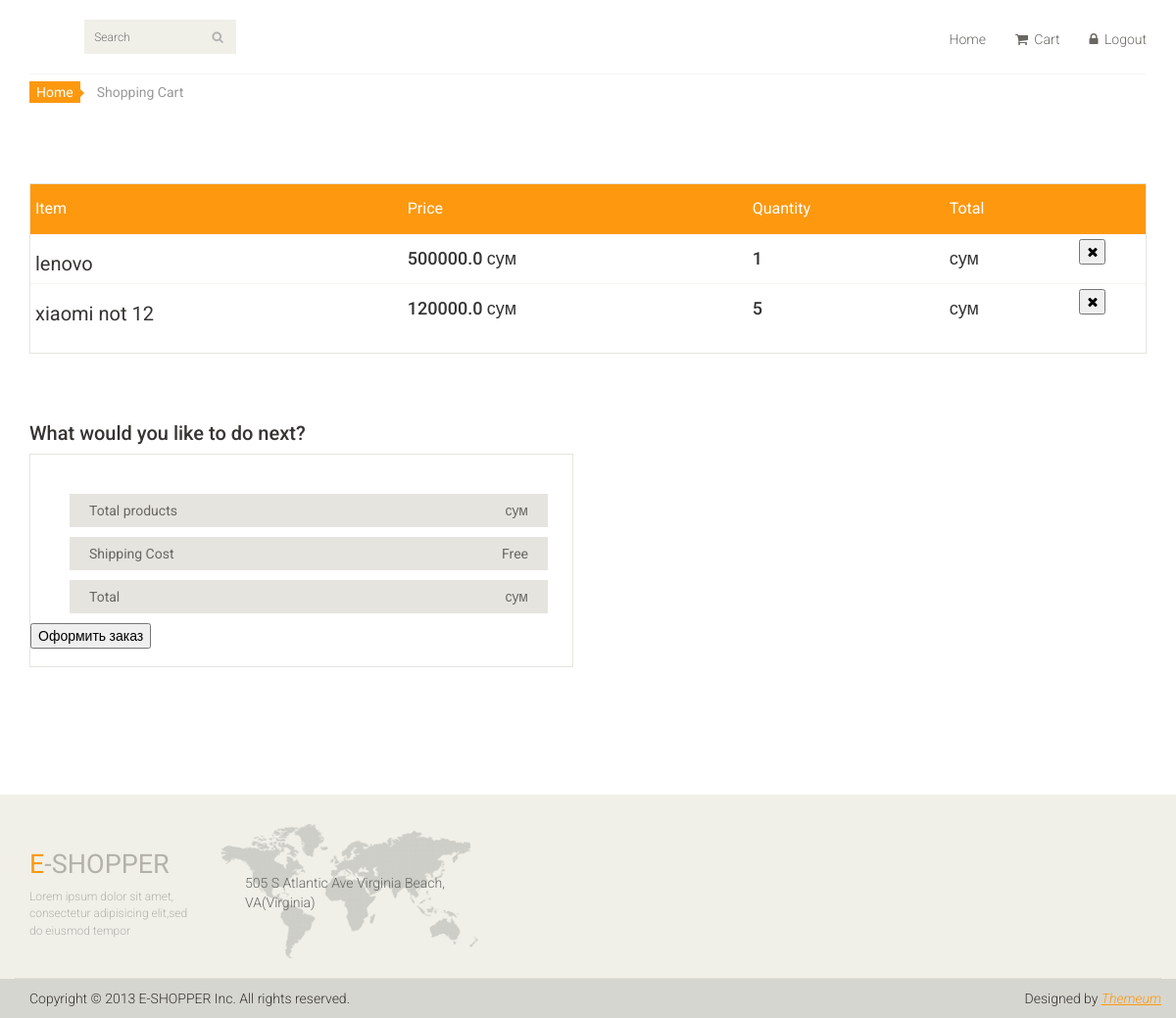
Before: /cart (signed in) with the older database file.
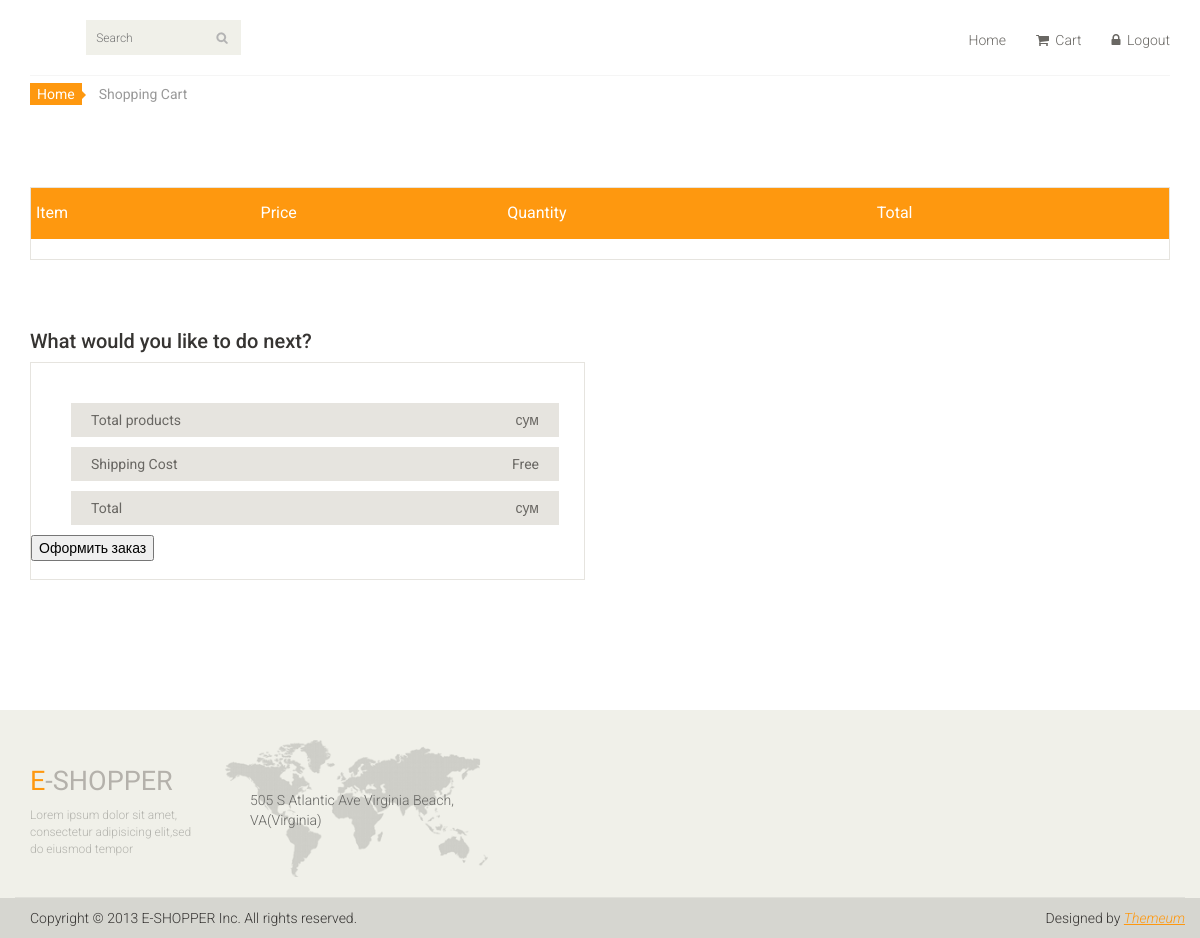
After: the same page with the newer database file.
### catalog/models.py (models this page shows, shortened)
class UserCart(models.Model):
    objects = None
    user_id = models.IntegerField()
    user_product = models.ForeignKey(Product, on_delete=models.CASCADE)
    user_product_quantity = models.IntegerField()
    added_date = models.DateTimeField(auto_now_add=True)

class Product(models.Model):
    objects = None
    name = models.CharField(max_length=60)
    description = models.CharField(max_length=150)
    prodict_quantity = models.IntegerField()
    price = models.FloatField()
    product_image = models.ImageField(null=True, blank=True, upload_to='media')
    reviews = models.FloatField()
    category_name = models.ForeignKey(Category, on_delete=models.CASCADE)

### catalog/views.py (the view)
# urls.py: path('cart', views.print_cart),
def print_cart(request):
    product_from_cart = models.UserCart.objects.filter(user_id=request.user.id)
    context = {'cart_products': product_from_cart}
    return render(request, 'printcart.html', context)

### catalog/templates/printcart.html (shortened to what this page needs)
{% extends 'index.html' %}
{% block content %}
	<section id="cart_items">
		<div class="container">
			<div class="breadcrumbs">
				<ol class="breadcrumb">
				  <li><a href="/">Home</a></li>
				  <li class="active">Shopping Cart</li>
				</ol>
			</div>
			<div class="table-responsive cart_info">
				<table class="table table-condensed">
					<thead>
						<tr class="cart_menu">
							<td class="description">Item</td>
							<td class="price">Price</td>
							<td class="quantity">Quantity</td>
							<td class="total">Total</td>
							<td></td>
						</tr>
					</thead>
					<tbody>
					{% for i in cart_products %}
						<tr>
							<td class="cart_description">
								<h4><a href="/product/{{ i.user_product.name }}/{{ i.user_product.id }}">{{ i.user_product.name }}</a></h4>
							</td>
							<td class="cart_price">
								<h4>{{ i.user_product.price }} сум</h4>
							</td>
							<td class="cart_quantity">
								<h4>{{ i.user_product_quantity }}</h4>
							</td>
							<td class="cart_total">
								<h4>{{ total }} сум</h4>
							</td>
							<td class="cart_delete">
								<form action="/del_item/{{ i.user_product.id }}" method="post">
									<button><i class="fa fa-times"></i></button>
								</form>
							</td>
						</tr>
					{% endfor %}
					</tbody>
				</table>
			</div>
		</div>
	</section>
	<section id="do_action">
		<div class="container">
			<div class="heading">
				<h3>What would you like to do next?</h3>
			</div>
			<div class="row">
				<div class="col-sm-6">
					<div class="total_area">
						<ul>
							<li>Total products <span>{{ total }} сум</span></li>
							<li>Shipping Cost <span>Free</span></li>
							<li>Total <span>{{ total }} сум</span></li>
						</ul>
							<form method="POST" action="/send_to_tg">
								<button>Оформить заказ</button>
							</form>
					</div>
				</div>
			</div>
		</div>
	</section>
{% endblock content %}

### catalog/templates/index.html (shortened to what this page needs)
{% load static %}
<!DOCTYPE html>
<html lang="en">
<head>
    <link href="{% static 'css/bootstrap.min.css' %}" rel="stylesheet">
    <link href="{% static 'css/font-awesome.min.css' %}" rel="stylesheet">
    <link href="{% static 'css/prettyPhoto.css' %}" rel="stylesheet">
    <link href="{% static 'css/price-range.css' %}" rel="stylesheet">
    <link href="{% static 'css/animate.css' %}" rel="stylesheet">
	<link href="{% static 'css/main.css' %}" rel="stylesheet">
	<link href="{% static 'css/responsive.css' %}" rel="stylesheet">
</head>
<body>
	<header id="header">
		<div class="header-middle">
			<div class="container">
				<div class="row">
					<div class="col-sm-4">
						<div class="btn-group pull-right">
							<div class="col-sm-3">
								<div class="search_box pull-right">
									<form method="GET">
										  <input type="text" placeholder="Search" name="pr" />
									</form>
								</div>
							</div>
						</div>
					</div>
					<div class="col-sm-8">
						<div class="shop-menu pull-right">
							<ul class="nav navbar-nav">
								{% if user.is_authenticated %}
									<li><a href="/">Home</a></li>
									<li><a href="/cart"><i class="fa fa-shopping-cart"></i> Cart</a></li>
									<li><a href="/accounts/logout/"><i class="fa fa-lock"></i> Logout</a></li>
								{% else %}
									<li><a href="/accounts/login/"><i class="fa fa-lock"></i> Login</a></li>
								{% endif %}
							</ul>
						</div>
					</div>
				</div>
			</div>
		</div>
	</header>
	{% block content %}{% endblock content %}
	<footer id="footer">
		<div class="footer-top">
			<div class="container">
				<div class="row">
					<div class="col-sm-2">
						<div class="companyinfo">
							<h2><span>e</span>-shopper</h2>
							<p>Lorem ipsum dolor sit amet, consectetur adipisicing elit,sed do eiusmod tempor</p>
						</div>
					</div>
					<div class="col-sm-3">
						<div class="address">
							<img src="images/home/map.png" alt="" />
							<p>505 S Atlantic Ave Virginia Beach, VA(Virginia)</p>
						</div>
					</div>
				</div>
			</div>
		</div>
		<div class="footer-bottom">
			<div class="container">
				<div class="row">
					<p class="pull-left">Copyright © 2013 E-SHOPPER Inc. All rights reserved.</p>
					<p class="pull-right">Designed by <span><a target="_blank" href="http://www.themeum.com">Themeum</a></span></p>
				</div>
			</div>
		</div>
	</footer>
</body>
</html>

### catalog/static/css/main.css (style rules this page uses)
body { font-family: 'Roboto', sans-serif; background:; position: relative; font-weight:400px; }
ul li { list-style: none; }
a { -webkit-transition: 300ms; -moz-transition: 300ms; -o-transition: 300ms; transition: 300ms; }
h1, h2, h3, h4, h5, h6 { font-family: 'Roboto', sans-serif; }
.header-middle .container .row { border-bottom: 1px solid #f5f5f5; margin-left: 0; margin-right: 0; padding-bottom: 20px; padding-top: 20px; }
.header-middle .container .row .col-sm-4 { padding-left: 0; }
.header-middle .container .row .col-sm-8 { padding-right:0; }
.shop-menu ul li { display:inline-block; padding-left: 15px; padding-right: 15px; }
.shop-menu ul li:last-child { padding-right: 0; }
.shop-menu ul li a { background: #FFFFFF; color: #696763; font-family: 'Roboto', sans-serif; font-size: 14px; font-weight: 300; padding:0; padding-right: 0; margin-top: 10px; }
.shop-menu ul li a i { margin-right:3px; }
.search_box input { background: #F0F0E9; border: medium none; color: #B2B2B2; font-family: 'roboto'; font-size: 12px; font-weight: 300; height: 35px; outline: medium none; padding-left: 10px; width: 155px; background-image: url(../images/home/searchicon.png); background-repeat: no-repeat; background-position: 130px; }
#footer { background: #F0F0E9; }
.footer-top .container { border-bottom: 1px solid #E0E0DA; padding-bottom: 20px; }
.companyinfo { margin-top: 57px; }
.companyinfo h2 { color: #B4B1AB; font-family: abel; font-size: 27px; text-transform: uppercase; }
.companyinfo h2 span { color:#FE980F; }
.companyinfo p { color: #B3B3AD; font-family: 'Roboto', sans-serif; font-size: 12px; font-weight: 300; }
.footer-top .col-sm-3 { overflow: hidden; }
.address { margin-top: 30px; position: relative; overflow: hidden; }
.address img { width:100%; }
.address p { color: #666663; font-family: 'Roboto', sans-serif; font-size: 14px; font-weight: 300; left: 25px; position: absolute; top: 50px; }
.footer-bottom { background: #D6D6D0; padding-top: 10px; }
.footer-bottom p { color: #363432; font-family: 'Roboto', sans-serif; font-weight: 300; margin-left: 15px; }
.footer-bottom p span a { color: #FE980F; font-style: italic; text-decoration: underline; }
#do_action { margin-bottom: 50px; }
.breadcrumbs { position: relative; }
.breadcrumbs .breadcrumb { background:transparent; margin-bottom: 75px; padding-left: 0; }
.breadcrumbs .breadcrumb li a { background:#FE980F; color: #FFFFFF; padding: 3px 7px; }
.breadcrumbs .breadcrumb li a:after { content:""; height:auto; width: auto; border-width: 8px; border-style: solid; border-color:transparent transparent transparent #FE980F; position: absolute; top: 11px; left:48px; }
.breadcrumbs .breadcrumb > li + li:before { content: " "; }
#cart_items .cart_info { border: 1px solid #E6E4DF; margin-bottom: 50px }
#cart_items .cart_info .cart_menu { background: #FE980F; color: #fff; font-size: 16px; font-family: 'Roboto', sans-serif; font-weight: normal; }
#cart_items .cart_info .table.table-condensed thead tr { height: 51px; }
#cart_items .cart_info .table.table-condensed tr { border-bottom: 1px solid#F7F7F0 }
#cart_items .cart_info .table.table-condensed tr:last-child { border-bottom: 0 }
.cart_info table tr td { border-top: 0 none; vertical-align: inherit; }
.heading h3 { color: #363432; font-size: 20px; font-family: 'Roboto', sans-serif; }
#do_action .total_area { padding-bottom: 18px !important; }
#do_action .total_area, #do_action .chose_area { border: 1px solid #E6E4DF; color: #696763; padding: 30px 25px 30px 0; margin-bottom: 80px; }
.total_area span { float: right; }
.total_area ul li { background:#E6E4DF; color: #696763; margin-top: 10px; padding: 7px 20px; }

Changed rows visible on the page:
removed UserCart: user_product.name "lenovo", user_product.price "500000.0", user_product_quantity "1"
removed UserCart: user_product.name "xiaomi not 12", user_product.price "120000.0", user_product_quantity "5"
